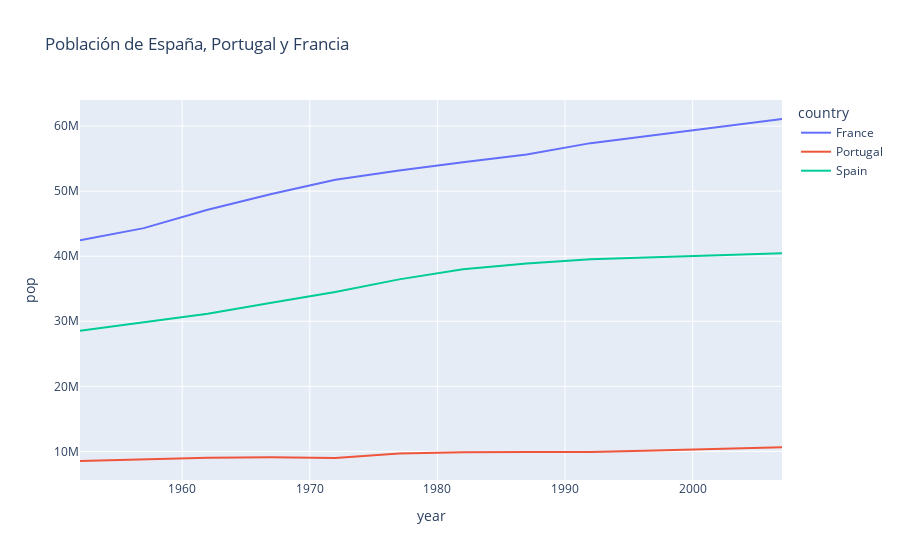

The notebook cell this image was saved under:
### Markdown cell above
### Gráfico de linea

### Code cell
fig = px.line(
    data.query('country in ("Spain", "Portugal", "France")'), 
    x = 'year', y = 'pop',
    title = 'Población de España, Portugal y Francia', # Título del gráfico
    color = 'country'
    )
fig.show()

### Figure 1 — Plotly figure (JSON) as saved in the notebook; plotly's stock layout.template omitted (floating-point values rounded to 4 significant figures)
{"data": [{"hovertemplate": "country=France<br>year=%{x}<br>pop=%{y}<extra></extra>", "legendgroup": "France", "line": {"color": "#636efa", "dash": "solid"}, "marker": {"symbol": "circle"}, "mode": "lines", "name": "France", "orientation": "v", "showlegend": true, "type": "scatter", "x": [1952, 1957, 1962, 1967, 1972, 1977, 1982, 1987, 1992, 1997, 2002, 2007], "xaxis": "x", "y": [42459667, 44310863, 47124000, 49569000, 51732000, 53165019, 54433565, 55630100, 57374179, 58623428, 59925035, 61083916], "yaxis": "y"}, {"hovertemplate": "country=Portugal<br>year=%{x}<br>pop=%{y}<extra></extra>", "legendgroup": "Portugal", "line": {"color": "#EF553B", "dash": "solid"}, "marker": {"symbol": "circle"}, "mode": "lines", "name": "Portugal", "orientation": "v", "showlegend": true, "type": "scatter", "x": [1952, 1957, 1962, 1967, 1972, 1977, 1982, 1987, 1992, 1997, 2002, 2007], "xaxis": "x", "y": [8526050, 8817650, 9019800, 9103000, 8970450, 9662600, 9859650, 9915289, 9927680, 10156415, 10433867, 10642836], "yaxis": "y"}, {"hovertemplate": "country=Spain<br>year=%{x}<br>pop=%{y}<extra></extra>", "legendgroup": "Spain", "line": {"color": "#00cc96", "dash": "solid"}, "marker": {"symbol": "circle"}, "mode": "lines", "name": "Spain", "orientation": "v", "showlegend": true, "type": "scatter", "x": [1952, 1957, 1962, 1967, 1972, 1977, 1982, 1987, 1992, 1997, 2002, 2007], "xaxis": "x", "y": [28549870, 29841614, 31158061, 32850275, 34513161, 36439000, 37983310, 38880702, 39549438, 39855442, 40152517, 40448191], "yaxis": "y"}], "layout": {"legend": {"title": {"text": "country"}, "tracegroupgap": 0}, "title": {"text": "Población de España, Portugal y Francia"}, "xaxis": {"anchor": "y", "domain": [0, 1], "title": {"text": "year"}}, "yaxis": {"anchor": "x", "domain": [0, 1], "title": {"text": "pop"}}}}
